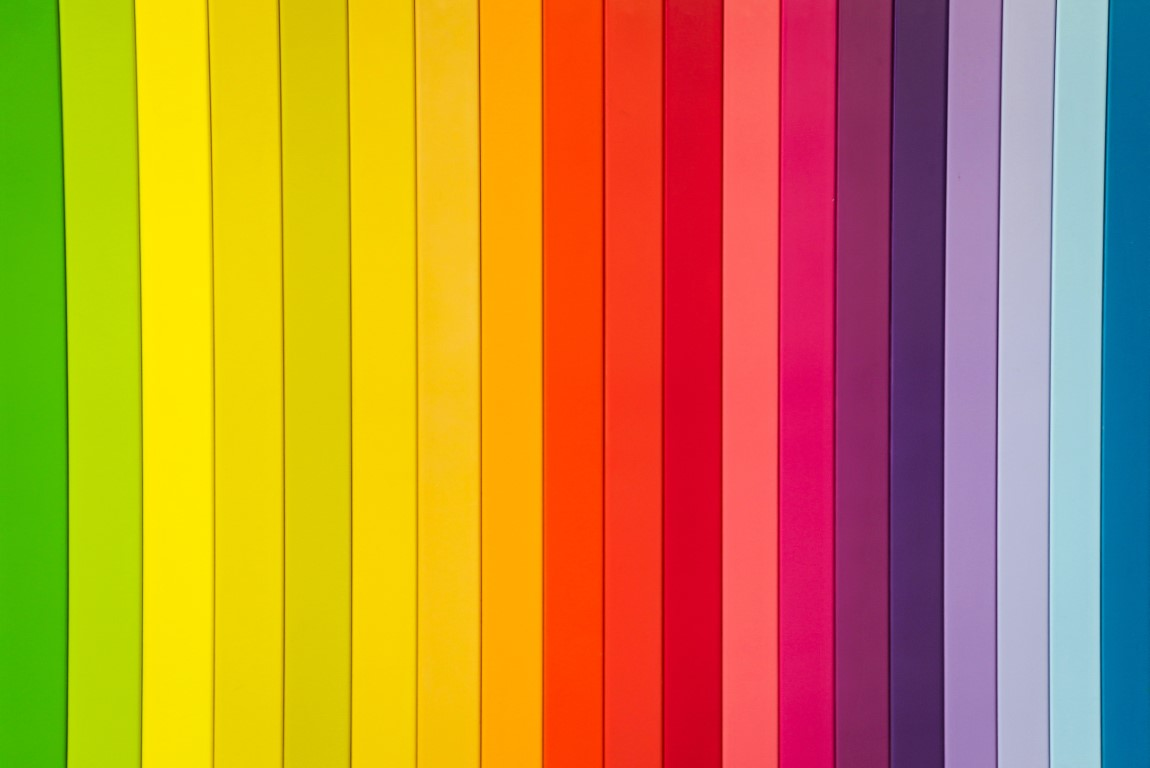
#> input picture 1 - Kleuren, Histogrammen en Features/color.jpg, 1150 x 768 px, found by its file name
$ python main.py
#> lines starting #> are read from the running program, lines starting #| are printed output that depends on the picture; after the words box and inside, x2 and y2 are one past the last pixel; in counts of white or black regions, pixels touching at a corner belong together
from pathlib import Path

import matplotlib.pyplot as plt
import numpy as np
from skimage import color, io


def preserve_color_range(image, color_range):
    """
    Returns een kopie van de image met alle pixels buiten het opgegeven kleurbereik ingesteld op grijstinten.
    """

    hue = color.rgb2hsv(image)[:, :, 0]
    grayscale = color.gray2rgb(color.rgb2gray(image))

    color_mask = np.logical_and(hue >= color_range[0], hue <= color_range[1])
    grayscale[color_mask] = image[color_mask]

    return grayscale


def plot_hue_histogram(ax, image, title):
    """
    Plots een histogram van de tintwaarden in het image.
    """
    bins = 20
    range_ = (0, 1)

    image_hue = color.rgb2hsv(image)[:, :, 0].flatten()
    ax.hist(image_hue, bins=bins, range=range_)
    ax.set_title(title)


def main():
    fig, ((img1, img2, img3), (hist1, hist2, hist3)) = plt.subplots(2, 3)

    image = io.imread(
        "1 - Kleuren, Histogrammen en Features\color.jpg").astype(float)

    img1.imshow(image.astype(int))
    plot_hue_histogram(hist1, image, "Original")

    red_grayscale = preserve_color_range(image, (345 / 360, 360 / 360))
#> in preserve_color_range, `hue = color.rgb2hsv(image)[:, :, 0]`:
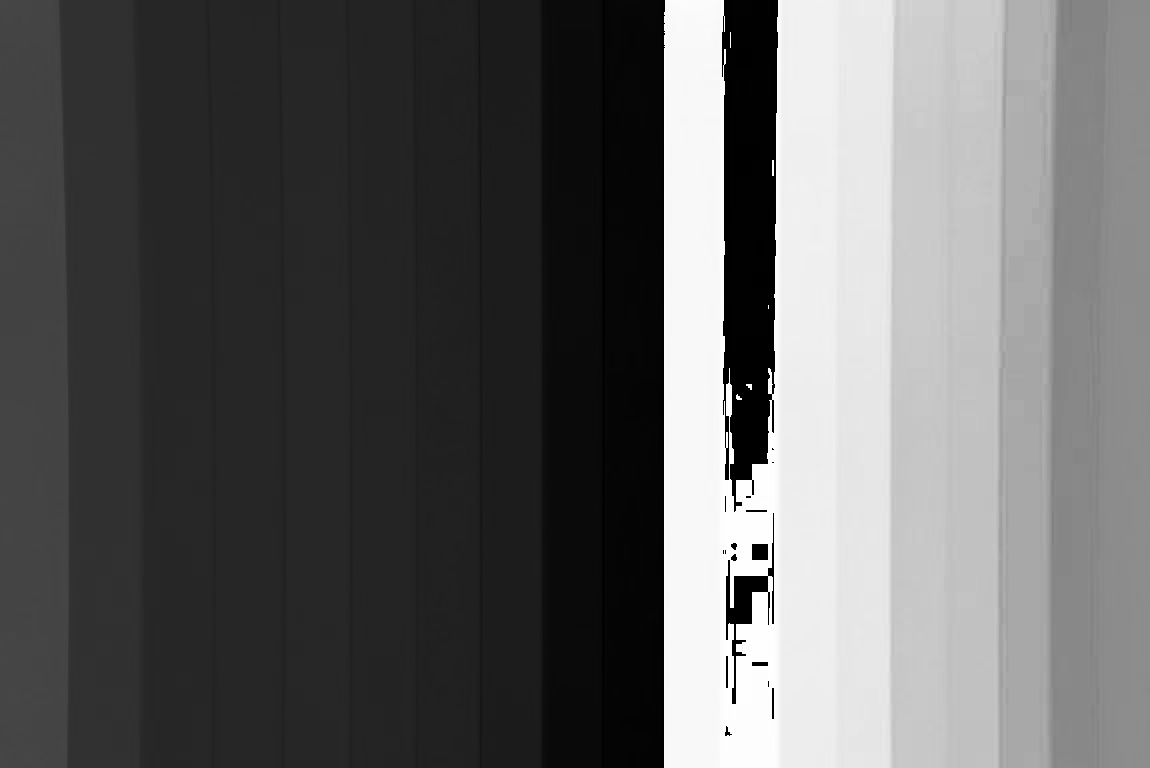
#> hue: shape (768, 1150) float64; min 0, max 0.999, mean 0.388
#> in preserve_color_range, `color_mask = np.logical_and(hue >= color_range[0], hue <= color_range[..`:
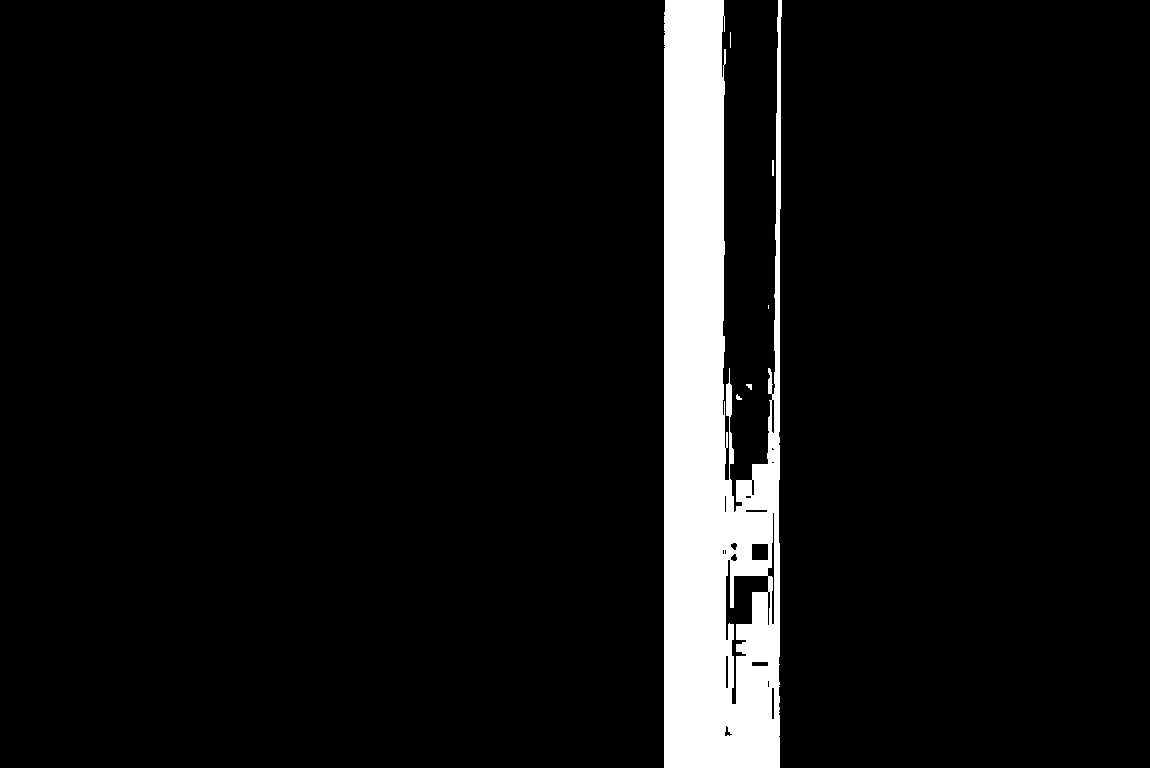
#> color_mask: shape (768, 1150) bool; 7.1% white; 6 white regions (2 under 20 px), largest, box (x1, y1, x2, y2) and area: (664, 0, 782, 768) 62887, (772, 160, 774, 176) 32, (746, 384, 752, 390) 24, (736, 394, 742, 400) 22
    img2.imshow(red_grayscale.astype(int))
    plot_hue_histogram(hist2, red_grayscale, "Red filter")

    blue_grayscale = preserve_color_range(image, (150 / 360, 210 / 360))
#> call 2 of preserve_color_range, with color_range = (0.417, 0.583)
#> in preserve_color_range (call 2), `color_mask = np.logical_and(hue >= color_range[0], hue <= color_range[..`:
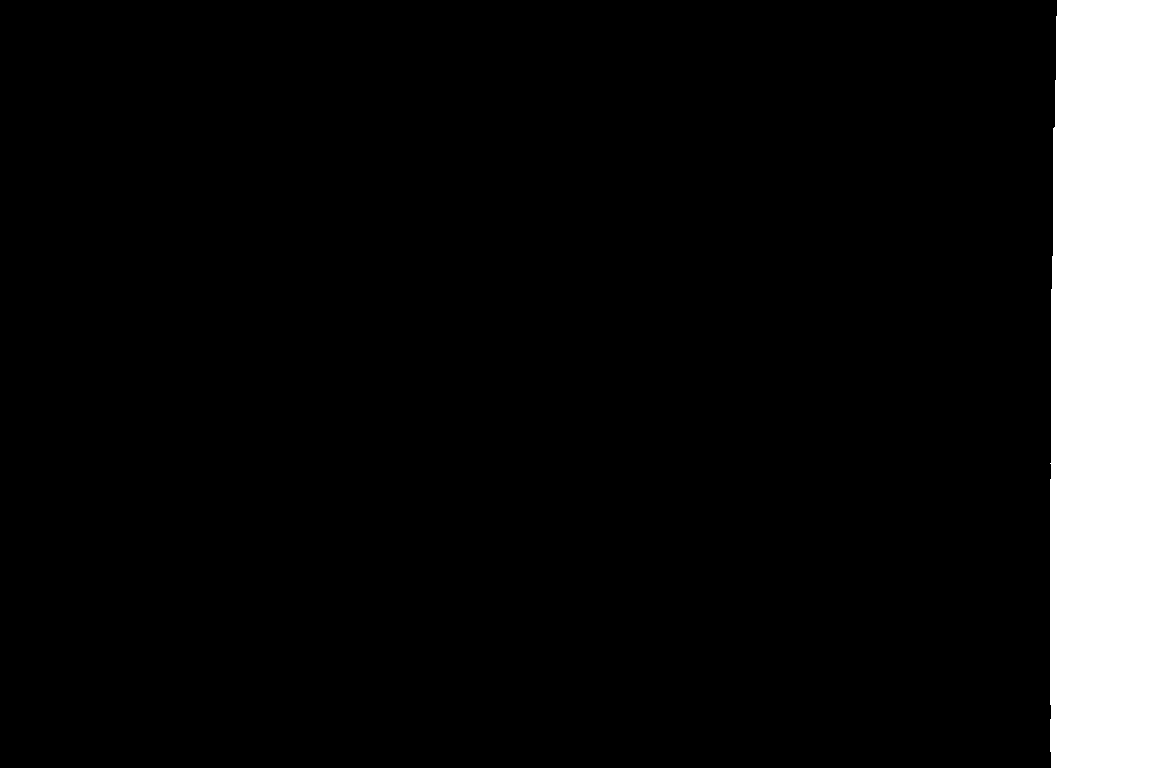
#> color_mask: shape (768, 1150) bool; 8.5% white; 1 white region, box (x1, y1, x2, y2) and area: (1050, 0, 1150, 768) 75396
#> in preserve_color_range (call 2), `grayscale[color_mask] = image[color_mask]`:
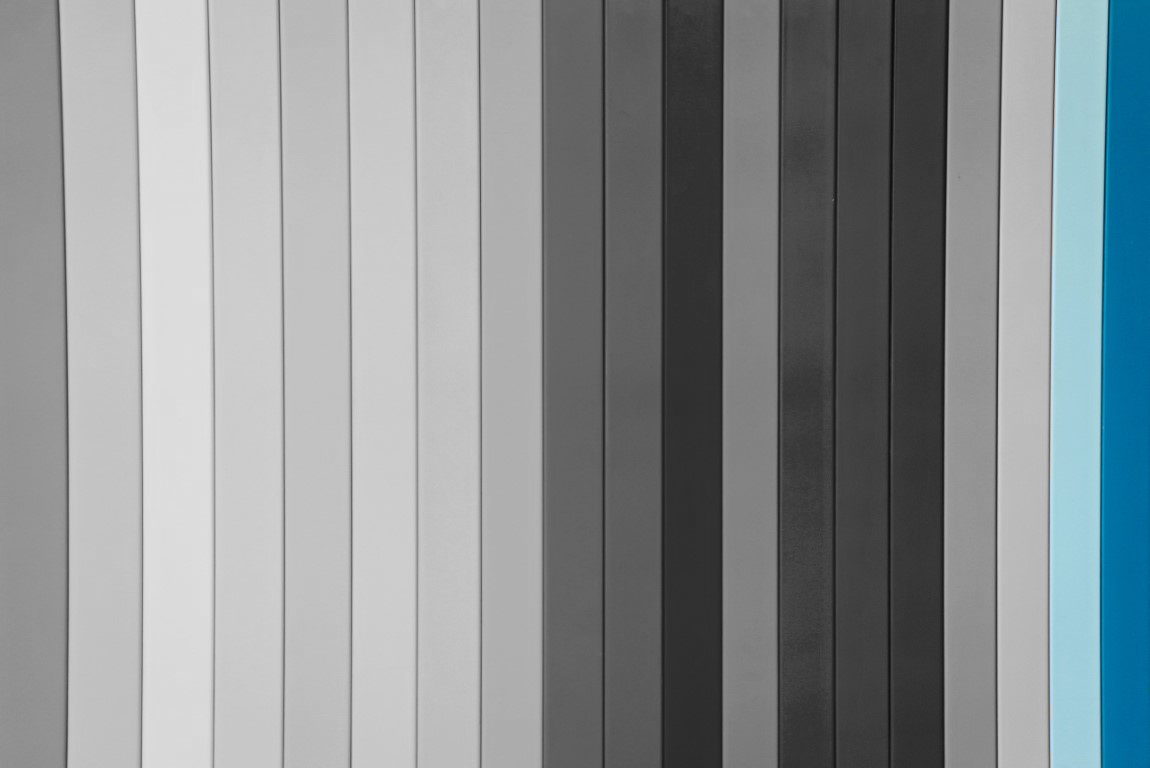
#> grayscale: shape (768, 1150, 3) float64; mean R, G, B 138.9, 145.2, 147.6
    img3.imshow(blue_grayscale.astype(int))
    plot_hue_histogram(hist3, blue_grayscale, "Blue filter")

    plt.show()
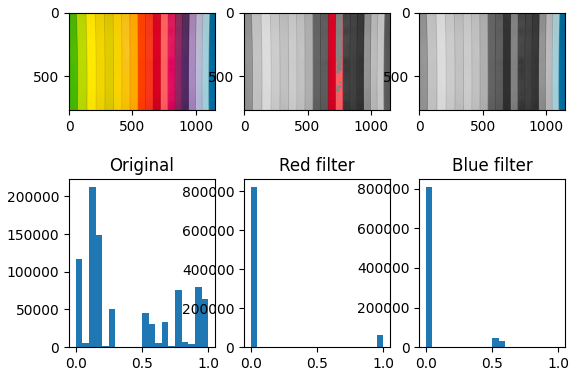
#> figure drawn by matplotlib, 6 panels; panel 4: tallest bar 212144 high, from x = 0.1 to 0.15; panel 5: tallest bar 820215 high, from x = -3.47e-18 to 0.05; panel 6: tallest bar 807804 high, from x = -3.47e-18 to 0.05


if __name__ == '__main__':
    main()
